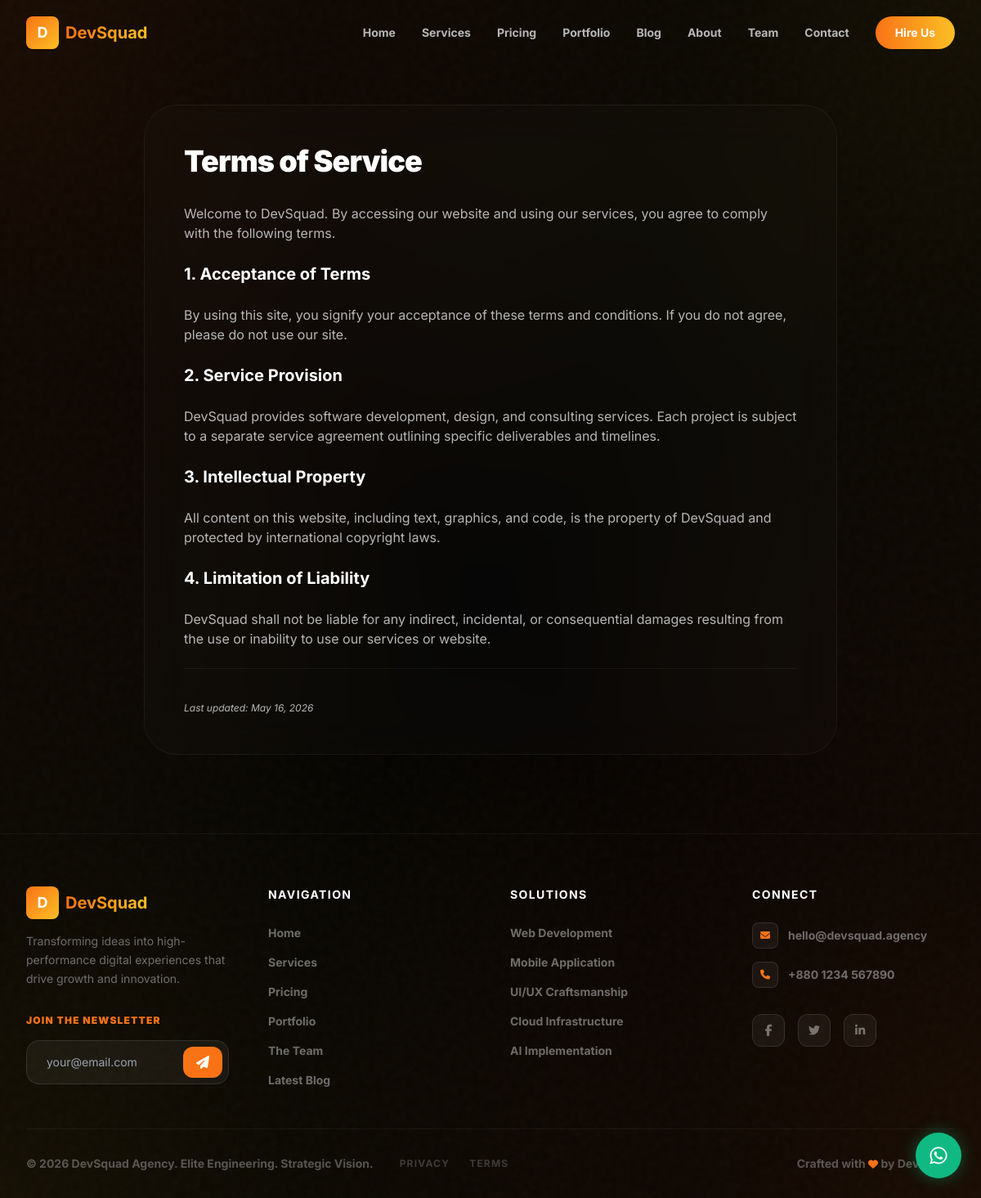
The app's page /terms/ with its own data.
### devsqaud/models.py (models this page shows, shortened)
class SiteConfig(models.Model):
    hero_headline = models.CharField(max_length=300, default="We Build Scalable Digital Products")
    hero_subheading = models.TextField(default="Transforming ideas into high-performance digital experiences that drive growth.")
    about_intro = models.TextField(default="We are a team of passionate developers and designers.")
    about_mission = models.TextField(default="To deliver world-class digital solutions.")
    about_vision = models.TextField(default="To be the most trusted digital partner globally.")
    stat_projects = models.CharField(max_length=50, default="50+")
    stat_experience = models.CharField(max_length=50, default="3+")
    stat_clients = models.CharField(max_length=50, default="40+")
    contact_email = models.EmailField(default="hello@devsquad.com")
    contact_phone = models.CharField(max_length=20, blank=True, default="+880 1234 567890")
    whatsapp_number = models.CharField(
        max_length=20,
        default="8801234567890",
        help_text="WhatsApp number without + sign"
    )
    footer_text = models.CharField(max_length=300, default="© 2026 DevSquad. All rights reserved.")
    social_facebook = models.URLField(blank=True)
    social_twitter = models.URLField(blank=True)
    social_linkedin = models.URLField(blank=True)
    social_github = models.URLField(blank=True)
    class Meta:
        verbose_name = "Site Configuration"
        verbose_name_plural = "Site Configuration"
    @classmethod
    def load(cls):
        obj, _ = cls.objects.get_or_create(pk=1)
        return obj

### devsqaud/views.py (the view)
# urls.py: path('terms/', views.terms_view, name='terms'),
def terms_view(request):
    return render(request, 'legal/terms.html')

### templates/legal/terms.html (shortened to what this page needs)
{% extends 'base.html' %}
{% block content %}
<section class="relative pt-32 pb-24">
    <div class="max-w-4xl mx-auto px-6">
        <div class="glass-card p-12 rounded-[2.5rem] border border-white/5">
            <h1 class="text-4xl font-black mb-8 tracking-tight">Terms of Service</h1>
            <div class="prose prose-invert max-w-none space-y-6 text-white/70">
                <p>Welcome to DevSquad. By accessing our website and using our services, you agree to comply with the following terms.</p>
                <h2 class="text-xl font-bold text-white mt-10">1. Acceptance of Terms</h2>
                <p>By using this site, you signify your acceptance of these terms and conditions. If you do not agree, please do not use our site.</p>
                <h2 class="text-xl font-bold text-white mt-10">2. Service Provision</h2>
                <p>DevSquad provides software development, design, and consulting services. Each project is subject to a separate service agreement outlining specific deliverables and timelines.</p>
                <h2 class="text-xl font-bold text-white mt-10">3. Intellectual Property</h2>
                <p>All content on this website, including text, graphics, and code, is the property of DevSquad and protected by international copyright laws.</p>
                <h2 class="text-xl font-bold text-white mt-10">4. Limitation of Liability</h2>
                <p>DevSquad shall not be liable for any indirect, incidental, or consequential damages resulting from the use or inability to use our services or website.</p>
                <p class="mt-20 pt-10 border-t border-white/5 text-xs italic">Last updated: May 16, 2026</p>
            </div>
        </div>
    </div>
</section>
{% endblock %}

### templates/base.html (shortened to what this page needs)
{% load static %}
<!DOCTYPE html>
<html lang="en">
<head>
    <link rel="stylesheet" href="https://cdnjs.cloudflare.com/ajax/libs/font-awesome/6.5.1/css/all.min.css">
    <script src="https://cdn.tailwindcss.com"></script>
    <link rel="stylesheet" href="{% static 'css/styles.css' %}">
</head>
<body class="bg-black-pure text-white font-inter antialiased">
    <div class="mesh-bg"></div>
    <nav id="navbar" class="fixed top-0 left-0 right-0 z-50 transition-all duration-500">
        <div class="max-w-7xl mx-auto px-4 sm:px-6 lg:px-8 transition-all duration-500">
            <div class="flex items-center justify-between h-20 transition-all duration-500" id="navbar-inner">
                <a href="{% url 'home' %}" class="flex items-center space-x-2 group" id="nav-logo">
                    <div
                        class="w-10 h-10 rounded-lg bg-gradient-to-br from-sunset-orange to-sunset-amber flex items-center justify-center transform group-hover:rotate-12 transition-transform duration-300">
                        <span class="text-white font-bold text-lg">D</span>
                    </div>
                    <span
                        class="text-xl font-bold bg-gradient-to-r from-sunset-orange to-sunset-amber bg-clip-text text-transparent">DevSquad</span>
                </a>
                <div class="hidden md:flex items-center space-x-8">
                    <a href="{% url 'home' %}"
                        class="nav-link text-sm font-bold text-white/70 hover:text-sunset-orange transition-colors duration-300"
                        id="nav-home">Home</a>
                    <a href="{% url 'services' %}"
                        class="nav-link text-sm font-bold text-white/70 hover:text-sunset-orange transition-colors duration-300"
                        id="nav-services">Services</a>
                    <a href="{% url 'pricing' %}"
                        class="nav-link text-sm font-bold text-white/70 hover:text-sunset-orange transition-colors duration-300"
                        id="nav-pricing">Pricing</a>
                    <a href="{% url 'portfolio' %}"
                        class="nav-link text-sm font-bold text-white/70 hover:text-sunset-orange transition-colors duration-300"
                        id="nav-portfolio">Portfolio</a>
                    <a href="{% url 'blog_list' %}"
                        class="nav-link text-sm font-bold text-white/70 hover:text-sunset-orange transition-colors duration-300"
                        id="nav-blog">Blog</a>
                    <a href="{% url 'about' %}"
                        class="nav-link text-sm font-bold text-white/70 hover:text-sunset-orange transition-colors duration-300"
                        id="nav-about">About</a>
                    <a href="{% url 'team' %}"
                        class="nav-link text-sm font-bold text-white/70 hover:text-sunset-orange transition-colors duration-300"
                        id="nav-team">Team</a>
                    <a href="{% url 'contact' %}"
                        class="nav-link text-sm font-bold text-white/70 hover:text-sunset-orange transition-colors duration-300"
                        id="nav-contact">Contact</a>
                    <a href="{% url 'contact' %}"
                        class="ml-4 px-6 py-2.5 bg-gradient-to-r from-sunset-orange to-sunset-amber text-white text-sm font-bold rounded-full hover:shadow-[0_0_30px_rgba(249,115,22,0.4)] transform hover:scale-105 transition-all duration-300"
                        id="nav-cta">
                        Hire Us
                    </a>
                </div>
            </div>
        </div>
    </nav>
    <main>
        {% block content %}{% endblock %}
    </main>
    <footer class="relative bg-galaxy-900 border-t border-white/5 pt-16 pb-8" id="footer">
        <div class="max-w-7xl mx-auto px-4 sm:px-6 lg:px-8">
            <div class="grid grid-cols-1 md:grid-cols-2 lg:grid-cols-4 gap-12 mb-12">
                <div class="lg:col-span-1">
                    <a href="{% url 'home' %}" class="flex items-center space-x-2 mb-4">
                        <div
                            class="w-10 h-10 rounded-lg bg-gradient-to-br from-sunset-orange to-sunset-amber flex items-center justify-center">
                            <span class="text-white font-bold text-lg">D</span>
                        </div>
                        <span
                            class="text-xl font-bold bg-gradient-to-r from-sunset-orange to-sunset-amber bg-clip-text text-transparent">DevSquad</span>
                    </a>
                    <p class="text-white/40 text-sm leading-relaxed mb-8">Transforming ideas into high-performance digital
                        experiences that drive growth and innovation.</p>
                    <div class="space-y-4">
                        <p class="text-xs font-black uppercase tracking-widest text-sunset-orange">Join the Newsletter</p>
                        <form action="{% url 'subscribe' %}" method="POST" class="relative">
                            <input type="email" name="email" placeholder="your@email.com" class="w-full bg-white/5 border border-white/10 rounded-2xl px-6 py-4 text-sm focus:outline-none focus:border-sunset-orange/50 transition-all">
                            <button type="submit" class="absolute right-2 top-2 bottom-2 bg-sunset-orange text-white px-4 rounded-xl hover:bg-orange-600 transition-all">
                                <i class="fas fa-paper-plane"></i>
                            </button>
                        </form>
                    </div>
                </div>
                <div>
                    <h4 class="text-white font-bold mb-6 text-sm uppercase tracking-widest">Navigation</h4>
                    <ul class="space-y-3">
                        <li><a href="{% url 'home' %}"
                                class="text-white/40 hover:text-sunset-orange text-sm transition-colors duration-300 font-bold">Home</a>
                        </li>
                        <li><a href="{% url 'services' %}"
                                class="text-white/40 hover:text-sunset-orange text-sm transition-colors duration-300 font-bold">Services</a>
                        </li>
                        <li><a href="{% url 'pricing' %}"
                                class="text-white/40 hover:text-sunset-orange text-sm transition-colors duration-300 font-bold">Pricing</a>
                        </li>
                        <li><a href="{% url 'portfolio' %}"
                                class="text-white/40 hover:text-sunset-orange text-sm transition-colors duration-300 font-bold">Portfolio</a>
                        </li>
                        <li><a href="{% url 'team' %}"
                                class="text-white/40 hover:text-sunset-orange text-sm transition-colors duration-300 font-bold">The Team</a>
                        </li>
                        <li><a href="{% url 'blog_list' %}"
                                class="text-white/40 hover:text-sunset-orange text-sm transition-colors duration-300 font-bold">Latest Blog</a>
                        </li>
                    </ul>
                </div>
                <div>
                    <h4 class="text-white font-bold mb-6 text-sm uppercase tracking-widest">Solutions</h4>
                    <ul class="space-y-3">
                        <li><span class="text-white/40 text-sm font-bold">Web Development</span></li>
                        <li><span class="text-white/40 text-sm font-bold">Mobile Application</span></li>
                        <li><span class="text-white/40 text-sm font-bold">UI/UX Craftsmanship</span></li>
                        <li><span class="text-white/40 text-sm font-bold">Cloud Infrastructure</span></li>
                        <li><span class="text-white/40 text-sm font-bold">AI Implementation</span></li>
                    </ul>
                </div>
                <div>
                    <h4 class="text-white font-bold mb-6 text-sm uppercase tracking-widest">Connect</h4>
                    <ul class="space-y-4">
                        <li class="flex items-center space-x-3 group">
                            <div class="w-8 h-8 rounded-lg bg-white/5 border border-white/10 flex items-center justify-center group-hover:border-sunset-orange/30 transition-all">
                                <i class="fas fa-envelope text-sunset-orange text-xs"></i>
                            </div>
                            <span class="text-white/40 text-sm font-bold group-hover:text-white transition-colors">{{ site.contact_email }}</span>
                        </li>
                        {% if site.contact_phone %}
                        <li class="flex items-center space-x-3 group">
                            <div class="w-8 h-8 rounded-lg bg-white/5 border border-white/10 flex items-center justify-center group-hover:border-sunset-orange/30 transition-all">
                                <i class="fas fa-phone text-sunset-orange text-xs"></i>
                            </div>
                            <span class="text-white/40 text-sm font-bold group-hover:text-white transition-colors">{{ site.contact_phone }}</span>
                        </li>
                        {% endif %}
                    </ul>
                    <div class="flex items-center space-x-4 mt-8">
                        {% if site.social_facebook %}
                        <a href="{{ site.social_facebook }}" target="_blank"
                            class="w-10 h-10 rounded-xl bg-white/5 border border-white/10 flex items-center justify-center text-white/40 hover:text-white hover:bg-sunset-orange hover:border-sunset-orange transition-all duration-300">
                            <i class="fab fa-facebook-f text-sm"></i>
                        </a>
                        {% endif %}
                        {% if site.social_twitter %}
                        <a href="{{ site.social_twitter }}" target="_blank"
                            class="w-10 h-10 rounded-xl bg-white/5 border border-white/10 flex items-center justify-center text-white/40 hover:text-white hover:bg-sunset-orange hover:border-sunset-orange transition-all duration-300">
                            <i class="fab fa-twitter text-sm"></i>
                        </a>
                        {% endif %}
                        {% if site.social_linkedin %}
                        <a href="{{ site.social_linkedin }}" target="_blank"
                            class="w-10 h-10 rounded-xl bg-white/5 border border-white/10 flex items-center justify-center text-white/40 hover:text-white hover:bg-sunset-orange hover:border-sunset-orange transition-all duration-300">
                            <i class="fab fa-linkedin-in text-sm"></i>
                        </a>
                        {% endif %}
                    </div>
                </div>
            </div>
            <div class="border-t border-white/5 pt-8 flex flex-col md:flex-row items-center justify-between gap-4">
                <div class="flex flex-col md:flex-row items-center gap-4 md:gap-8">
                    <p class="text-white/30 text-sm font-bold">{{ site.footer_text }}</p>
                    <div class="flex items-center gap-6">
                        <a href="{% url 'privacy' %}" class="text-white/20 hover:text-sunset-orange text-xs font-bold uppercase tracking-widest transition-colors">Privacy</a>
                        <a href="{% url 'terms' %}" class="text-white/20 hover:text-sunset-orange text-xs font-bold uppercase tracking-widest transition-colors">Terms</a>
                    </div>
                </div>
                <p class="text-white/30 text-sm font-bold">Crafted with <i class="fas fa-heart text-sunset-orange text-xs"></i> by
                    DevSquad</p>
            </div>
        </div>
    </footer>
    <a href="https://wa.me/{{ site.whatsapp_number }}?text=Hi%2C%20I%20want%20to%20build%20a%20website" target="_blank"
        class="fixed bottom-6 right-6 z-40 w-14 h-14 bg-emerald-500 rounded-full flex items-center justify-center shadow-[0_0_20px_rgba(16,185,129,0.4)] hover:shadow-[0_0_30px_rgba(16,185,129,0.6)] transform hover:scale-110 transition-all duration-300"
        id="whatsapp-btn" aria-label="Chat on WhatsApp">
        <i class="fab fa-whatsapp text-white text-2xl"></i>
    </a>
</body>
</html>
</html>

### records on screen
SiteConfig: contact_email "hello@devsquad.agency", contact_phone "+880 1234 567890", footer_text "© 2026 DevSquad Agency. Elite Engineering. Strategic Vision."
